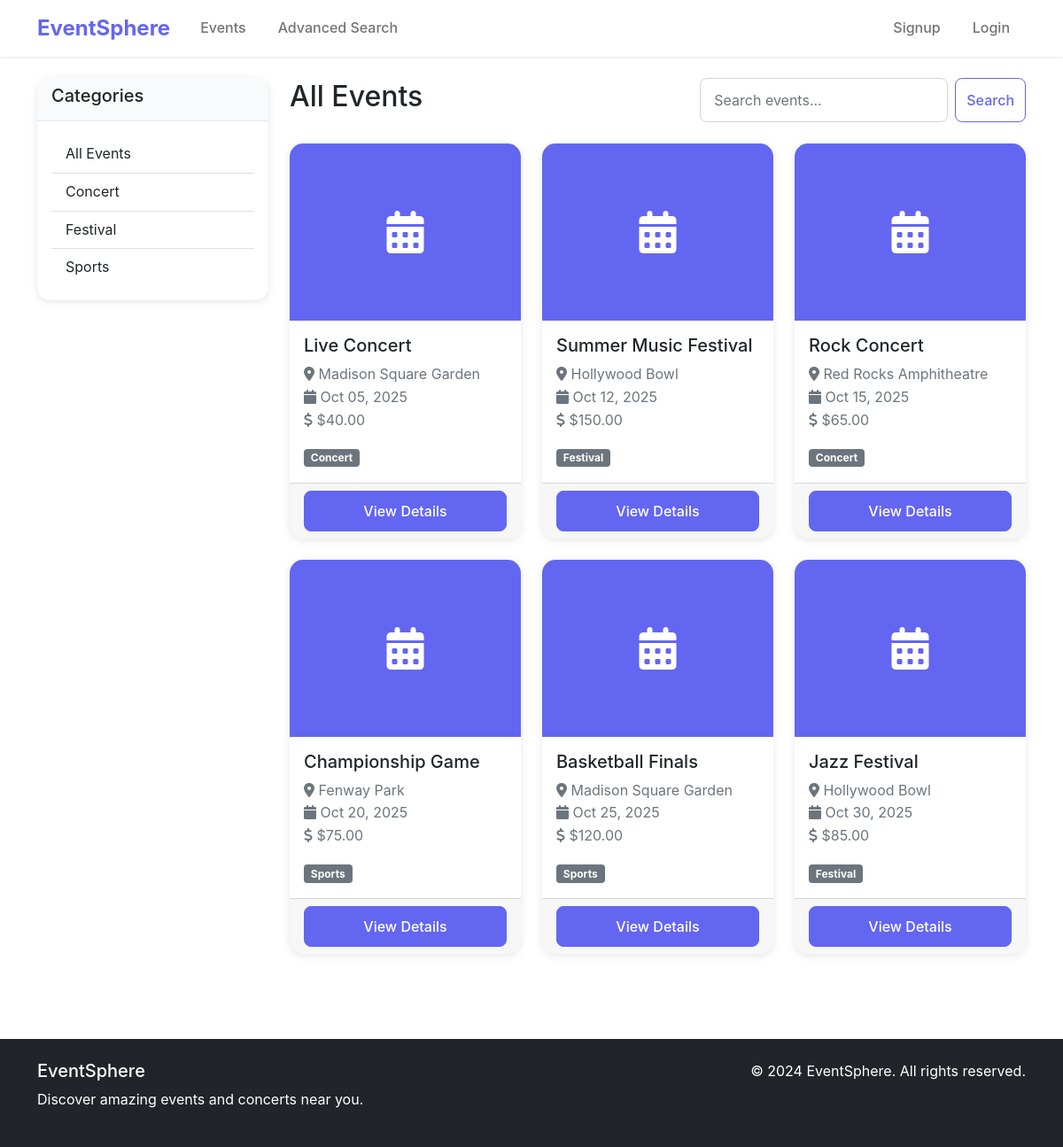
Screenshot of /events/ with the database file from the repository.
### events/models.py (models this page shows, shortened)
class Category(models.Model):
    name = models.CharField(max_length=100)
    slug = models.SlugField(unique=True)
    description = models.TextField(blank=True)
    image = models.ImageField(upload_to='categories/', blank=True, null=True)
    class Meta:
        verbose_name_plural = "Categories"

class Event(models.Model):
    title = models.CharField(max_length=200)
    description = models.TextField()
    category = models.ForeignKey(Category, on_delete=models.CASCADE)
    venue = models.ForeignKey(Venue, on_delete=models.CASCADE)
    date = models.DateTimeField()
    price = models.DecimalField(max_digits=10, decimal_places=2)
    image = models.ImageField(upload_to='events/', blank=True, null=True)
    created_by = models.ForeignKey(User, on_delete=models.CASCADE, null=True, blank=True)
    created_at = models.DateTimeField(auto_now_add=True)
    updated_at = models.DateTimeField(auto_now=True)
    is_active = models.BooleanField(default=True)
    class Meta:
        ordering = ['date']

class Venue(models.Model):
    name = models.CharField(max_length=200)
    address = models.TextField()
    city = models.CharField(max_length=100)
    state = models.CharField(max_length=100)
    zip_code = models.CharField(max_length=20)
    capacity = models.IntegerField(default=0)

### events/views.py (the view)
# urls.py: path('', views.event_list, name='event_list'),
def event_list(request):
    events = Event.objects.filter(is_active=True).order_by('date')
    categories = Category.objects.all()
    paginator = Paginator(events, 12)  # Show 12 events per page
    page_number = request.GET.get('page')
    page_obj = paginator.get_page(page_number)
    context = {
        'page_obj': page_obj,
        'categories': categories,
    }
    return render(request, 'events/event_list.html', context)

### templates/events/event_list.html (shortened to what this page needs)
{% extends 'base.html' %}
{% load static %}
{% block content %}
<div class="container py-4">
    <div class="row">
        <div class="col-md-3">
            <div class="card">
                <div class="card-header">
                    <h5>Categories</h5>
                </div>
                <div class="card-body">
                    <div class="list-group list-group-flush">
                        <a href="{% url 'events:event_list' %}" class="list-group-item list-group-item-action">
                            All Events
                        </a>
                        {% for category in categories %}
                        <a href="{% url 'events:events_by_category' category.slug %}"
                           class="list-group-item list-group-item-action">
                            {{ category.name }}
                        </a>
                        {% endfor %}
                    </div>
                </div>
            </div>
        </div>
        <div class="col-md-9">
            <div class="d-flex justify-content-between align-items-center mb-4">
                <h2>All Events</h2>
                <form method="GET" action="{% url 'events:search_events' %}" class="d-flex">
                    <input type="text" class="form-control me-2" name="q" placeholder="Search events...">
                    <button class="btn btn-outline-primary" type="submit">Search</button>
                </form>
            </div>
            <div class="row">
                {% for event in page_obj %}
                <div class="col-md-4 mb-4">
                    <div class="card event-card h-100">
                        {% if event.image %}
                        <img src="{{ event.image.url }}" class="card-img-top" alt="{{ event.title }}">
                        {% else %}
                        <div class="card-img-top bg-primary d-flex align-items-center justify-content-center" style="height: 200px;">
                            <i class="fas fa-calendar-alt fa-3x text-white"></i>
                        </div>
                        {% endif %}
                        <div class="card-body">
                            <h5 class="card-title">{{ event.title }}</h5>
                            <p class="card-text text-muted">
                                <i class="fas fa-map-marker-alt"></i> {{ event.venue.name }}<br>
                                <i class="fas fa-calendar"></i> {{ event.date|date:"M d, Y" }}<br>
                                <i class="fas fa-dollar-sign"></i> ${{ event.price }}
                            </p>
                            <span class="badge bg-secondary">{{ event.category.name }}</span>
                        </div>
                        <div class="card-footer">
                            <a href="{% url 'events:event_detail' event.pk %}" class="btn btn-primary w-100">View Details</a>
                        </div>
                    </div>
                </div>
                {% endfor %}
            </div>
        </div>
    </div>
</div>
{% endblock %}

### static/css/style.css (style rules this page uses)
:root { --primary-color: #6366f1; --secondary-color: #8b5cf6; --dark-color: #1f2937; --light-color: #f8fafc; }
body { font-family: 'Inter', -apple-system, BlinkMacSystemFont, sans-serif; line-height: 1.6; }
.event-card { border: none; border-radius: 15px; overflow: hidden; transition: transform 0.3s ease, box-shadow 0.3s ease; }
.event-card .card-img-top { height: 200px; object-fit: cover; }
.btn-primary { background-color: var(--primary-color); border-color: var(--primary-color); border-radius: 8px; font-weight: 500; padding: 10px 20px; }
.btn-outline-primary { color: var(--primary-color); border-color: var(--primary-color); border-radius: 8px; font-weight: 500; }
.card { border: none; border-radius: 15px; box-shadow: 0 2px 10px rgba(0, 0, 0, 0.1); }
.card-header { background-color: var(--light-color); border-bottom: 1px solid #e5e7eb; border-radius: 15px 15px 0 0 !important; font-weight: 600; }
.form-control { border-radius: 8px; border: 1px solid #d1d5db; padding: 12px 15px; }
.bg-primary { background-color: var(--primary-color) !important; }

### rows the page displays
Category: name "Concert"
Category: name "Festival"
Category: name "Sports"
Event: title "Live Concert", venue.name "Madison Square Garden", date "Oct 05, 2025", price "40.00", category.name "Concert"
Event: title "Summer Music Festival", venue.name "Hollywood Bowl", date "Oct 12, 2025", price "150.00", category.name "Festival"
Event: title "Rock Concert", venue.name "Red Rocks Amphitheatre", date "Oct 15, 2025", price "65.00", category.name "Concert"
Event: title "Championship Game", venue.name "Fenway Park", date "Oct 20, 2025", price "75.00", category.name "Sports"
Event: title "Basketball Finals", venue.name "Madison Square Garden", date "Oct 25, 2025", price "120.00", category.name "Sports"
Event: title "Jazz Festival", venue.name "Hollywood Bowl", date "Oct 30, 2025", price "85.00", category.name "Festival"
